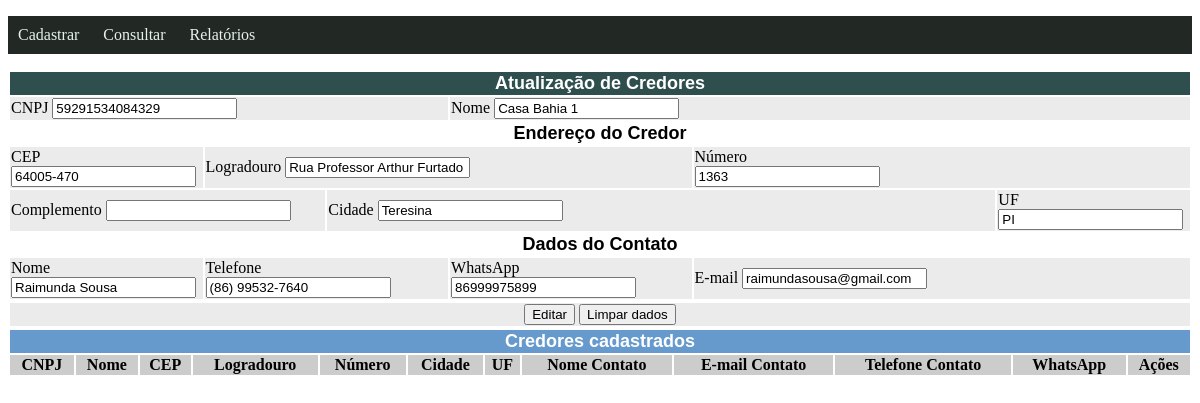
/credores/editar/59291534084329, run on the app's committed database.
### models.py (models this page shows, shortened)
class Credor(db.Model):
    __tablename__ ="credor"
    cnpj = db.Column(db.String(14), primary_key=True)
    nome = db.Column(db.String(150))
    ender_cep = db.Column(db.String(8),db.ForeignKey("endereco.cep"))
    contato_id = db.Column(db.Integer,db.ForeignKey("contato.id"))
    contato = db.relationship('Contato', foreign_keys=contato_id)
    endereco = db.relationship('Endereco', foreign_keys=ender_cep)

class Endereco(db.Model):
    __tablename__ = "endereco"
    cep = db.Column(db.String(8), primary_key=True)
    logradouro = db.Column(db.String(150))
    numero = db.Column(db.String(6))
    complemento = db.Column(db.String(50))
    cidade = db.Column(db.String(150))
    uf = db.Column(db.String(2))

class Contato(db.Model):
    __tablename__ = "contato"
    id = db.Column(db.Integer, primary_key=True)
    nome = db.Column(db.String(150))
    telefone = db.Column(db.String(11))
    email = db.Column(db.String(150))
    whatsapp = db.Column(db.String(11))

### credores.py (the view, shortened to what this page needs)
@bp_credores.route('/editar/<string:cnpj>', methods=['GET','POST'])
def editar(cnpj):
    credor = Credor.query.get(cnpj)
    if request.method =='GET':
        return render_template('editar_credores.html', credor = credor)

### templates/editar_credores.html
{% extends 'consultar_credores.html'%}
{% block credores%}
<form class="pure-form pure-form-aligned" method="post" action="/credores/delete/{{credor.cnpj}}">
  <table class="table full" align="center">
    <tr bgcolor="#2F4F4F">
      <td colspan="40">
      <div align="center"><font face="Arial" size="4" color="#FFFFFF"><b>Atualização de Credores</b></font></div>
    </td>
    </tr>
    <tr bgcolor="ebebeb">
      <td colspan="20">
        <div class="control-group">
					CNPJ <input type="text" name="cnpj" value="{{credor.cnpj}}">
        </div>
      </td>
      <td colspan="20" width="75%">
        <div class="control-group">
          Nome <input type="text" name="nome" value="{{credor.nome}}">
        </div>
      </td>
		</tr>
    <tr>
      <td colspan="40">
      	<div align="center"><font face="Arial" size="4" color="#000000"><b>Endereço do Credor</b></font></div>
    	</td>
    </tr>
    <tr bgcolor="ebebeb">
      <td colspan="10" width ="15%">
        <div class="control-group">
          CEP  <input type="text" name="cep" value="{{credor.endereco.cep}}">
        </div>
      </td>
      <td colspan="20" width ="70%">
        <div class="control-group">
          Logradouro <input type="text" name="logradouro" value="{{credor.endereco.logradouro}}">
        </div>
      </td>
			<td colspan="10" width="15%">
        <div>
          Número
        </div>
        <div class="control-group">
          <input type="text" name="numero" value="{{credor.endereco.numero}}">
        </div>
      </td>
		</tr>
    <tr bgcolor="ebebeb">
			<td colspan="15" width="25%">
        <div class="control-group">
					Complemento <input type="text" name="complemento" value="{{credor.endereco.complemento}}">
        </div>
      </td>
      <td colspan="20" width="60%">
        <div class="control-group">
					Cidade <input type="text" name="cidade" value="{{credor.endereco.cidade}}">
        </div>
      </td>
			<td colspan="5" width="15%">
        <div class="control-group">
					UF <input type="text" name="uf" value="{{credor.endereco.uf}}">
        </div>
      </td>
    </tr>
		<tr>
			<td colspan="40">
      	<div align="center"><font face="Arial" size="4" color="#000000"><b>Dados do Contato</b></font></div>
    	</td>
		</tr>
    <tr bgcolor="ebebeb">
      <td colspan="10" width="20%">
        <div class="control-group">
            Nome <input type="text" name="nomecontato" value="{{credor.contato.nome}}">
        </div>
      </td>
      <td colspan="10" width="20%">
        <div class="control-group">
            Telefone <input type="text" name="telefone" value="{{credor.contato.telefone}}">
        </div>
      </td>
      <td colspan="10" width="20%">
        <div class="control-group">
            WhatsApp <input type="text" name="whatsapp" value="{{credor.contato.whatsapp}}">
        </div>
      </td>
      <td colspan="10" width="40%">
        <div class="control-group">
            E-mail <input type="text" name="email" value="{{credor.contato.email}}">
        </div>
      </td>
    </tr>
  </table>
  <table class="table full" align="center">
   <tr bgcolor="ebebeb">
     <td>
       <div class="controls" align = "center">
           <button type="submit" class="pure-button pure-button-primary">Editar</button>
           <button type="reset" class="pure-button ">Limpar dados</button>
       </div>
     </td>
   </tr>
  </table>
</form>
{% endblock %}

### static/style.css (style rules this page uses)
:root { --cor-fundo: rgb(34, 41, 37); --cor-hover: rgb(118, 180, 145); --cor-primaria: rgb(231, 241, 236); }
table.full { width: 100%; }

### data on the page
Credor: cnpj "59291534084329", nome "Casa Bahia 1"
Endereco: cep "64005-470", logradouro "Rua Professor Arthur Furtado", numero "1363", cidade "Teresina", uf "PI"
Contato: nomecontato "Raimunda Sousa", telefone "(86) 99532-7640", whatsapp "86999975899", email "raimundasousa@gmail.com"
